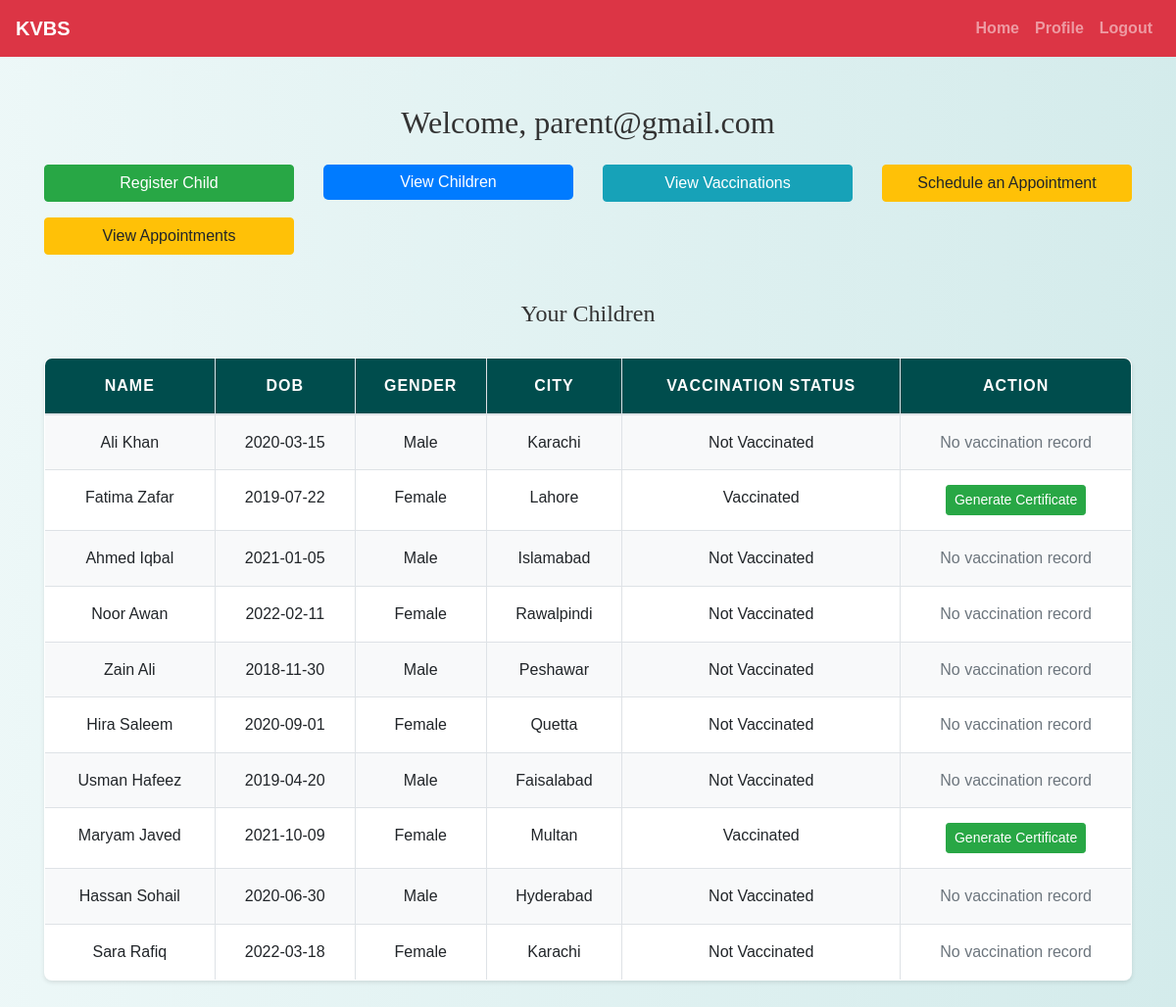
/parent/parent_dashboard.php (signed in), run on the app's committed database.
### tables this page shows
CREATE TABLE `children` (
  `child_id` int(11) NOT NULL,
  `parent_id` int(11) NOT NULL,
  `first_name` varchar(100) NOT NULL,
  `last_name` varchar(100) NOT NULL,
  `date_of_birth` date NOT NULL,
  `gender` enum('Male','Female','Other') NOT NULL,
  `address` varchar(255) NOT NULL,
  `city` varchar(100) NOT NULL,
  `province` varchar(100) NOT NULL,
  `postal_code` varchar(20) NOT NULL,
  `special_notes` text DEFAULT NULL,
  `created_at` timestamp NOT NULL DEFAULT current_timestamp(),
  `updated_at` timestamp NOT NULL DEFAULT current_timestamp() ON UPDATE current_timestamp()
);

### parent/parent_dashboard.php (the view, shortened to what this page needs)
<?php
include('config.php');
$user_id = $_SESSION["id"];
$email = htmlspecialchars($_SESSION["email"]);
$children = mysqli_query($conn, "SELECT * FROM children WHERE parent_id = $user_id ORDER BY created_at DESC");
$vaccinated_children = [];
if (mysqli_num_rows($children) > 0) {
    $child_ids = [];
    while ($child = mysqli_fetch_assoc($children)) {
        $child_ids[] = $child['child_id'];
    }
    $ids_str = implode(',', array_map('intval', $child_ids));
    $vacc_query = mysqli_query($conn, "SELECT DISTINCT kid_id FROM vaccination_records WHERE kid_id IN ($ids_str)");
    while ($row = mysqli_fetch_assoc($vacc_query)) {
        $vaccinated_children[$row['kid_id']] = true;
    }
    mysqli_data_seek($children, 0);
}
?>
<!DOCTYPE html>
<html lang="en">
<head>
    <link rel="stylesheet" href="https://maxcdn.bootstrapcdn.com/bootstrap/4.5.2/css/bootstrap.min.css" />
    <link rel="stylesheet" href="../css/style.css" />
</head>
<body>
<?php include('navbar.php'); ?>
<div class="container mt-5 mb-5">
    <h2 class="mb-4">Welcome, <?= $email ?></h2>
    <div class="row mb-4">
        <div class="col-md-3 mb-3">
            <a href="register_child.php" class="btn btn-success btn-block">Register Child</a>
        </div>
        <div class="col-md-3 mb-3">
            <a href="view_children.php" class="btn btn-primary btn-block">View Children</a>
        </div>
        <div class="col-md-3 mb-3">
            <a href="view_vaccinations.php" class="btn btn-info btn-block">View Vaccinations</a>
        </div>
        <div class="col-md-3 mb-3">
            <a href="add_appointment.php" class="btn btn-warning btn-block">Schedule an Appointment</a>
        </div>
        <div class="col-md-3 mb-3">
            <a href="view_appointments.php" class="btn btn-warning btn-block">View Appointments</a>
        </div>
    </div>
    <h4>Your Children</h4>
    <?php if (mysqli_num_rows($children) > 0): ?>
        <table class="table table-bordered">
            <thead>
                <tr>
                    <th>Name</th>
                    <th>DOB</th>
                    <th>Gender</th>
                    <th>City</th>
                    <th>Vaccination Status</th>
                    <th>Action</th>
                </tr>
            </thead>
            <tbody>
                <?php while ($child = mysqli_fetch_assoc($children)): ?>
                    <tr>
                        <td><?= htmlspecialchars($child['first_name'] . ' ' . $child['last_name']) ?></td>
                        <td><?= htmlspecialchars($child['date_of_birth']) ?></td>
                        <td><?= htmlspecialchars($child['gender']) ?></td>
                        <td><?= htmlspecialchars($child['city']) ?></td>
                        <td>
                            <?= isset($vaccinated_children[$child['child_id']]) ? 'Vaccinated' : 'Not Vaccinated' ?>
                        </td>
                        <td>
    <?php if (isset($vaccinated_children[$child['child_id']])): ?>
        <a href="generate_certificate.php?kid_id=<?= $child['child_id'] ?>" class="btn btn-success btn-sm">Generate Certificate</a>
    <?php else: ?>
        <span class="text-muted">No vaccination record</span>
    <?php endif; ?>
</td>
                    </tr>
                <?php endwhile; ?>
            </tbody>
        </table>
    <?php else: ?>
        <p>You have not registered any children yet.</p>
    <?php endif; ?>
</div>
</body>
</html>

### css/style.css (style rules this page uses)
body { background: linear-gradient(90deg, rgba(233, 246, 246, 0.831), rgba(207, 233, 233, 0.9)); font-family: 'Arial', sans-serif; color: #333; line-height: 1.6; }
h1, h2, h3, h4 { text-align: center; margin-top: 30px; margin-bottom: 30px; font-family: 'Georgia', serif; }
.container { margin-bottom: 40px; }
.table { width: 100%; border-collapse: collapse; margin-top: 20px; font-size: 16px; background-color: #ffffff; border-radius: 8px; overflow: hidden; box-shadow: 0 2px 4px rgba(0, 0, 0, 0.1); }
.table th, .table td { padding: 15px; border: 1px solid #dee2e6; text-align: center; }
.table thead th { background-color: #004d4d; color: white; font-weight: bold; text-transform: uppercase; letter-spacing: 1px; }
.table tbody tr:nth-child(odd) { background-color: #f8f9fa; }
.btn-primary { color: #fff; border: none; border-radius: 5px; cursor: pointer; transition: background-color 0.3s ease; }
a { color: #006666; text-decoration: none; font-weight: bold; }

### data on the page
children: first_name+last_name "Ali Khan", date_of_birth "2020-03-15", gender "Male", city "Karachi", shows "Not Vaccinated", shows "No vaccination record"
children: first_name+last_name "Fatima Zafar", date_of_birth "2019-07-22", gender "Female", city "Lahore", shows "Vaccinated"
children: first_name+last_name "Ahmed Iqbal", date_of_birth "2021-01-05", gender "Male", city "Islamabad", shows "Not Vaccinated", shows "No vaccination record"
children: first_name+last_name "Noor Awan", date_of_birth "2022-02-11", gender "Female", city "Rawalpindi", shows "Not Vaccinated", shows "No vaccination record"
children: first_name+last_name "Zain Ali", date_of_birth "2018-11-30", gender "Male", city "Peshawar", shows "Not Vaccinated", shows "No vaccination record"
children: first_name+last_name "Hira Saleem", date_of_birth "2020-09-01", gender "Female", city "Quetta", shows "Not Vaccinated", shows "No vaccination record"
children: first_name+last_name "Usman Hafeez", date_of_birth "2019-04-20", gender "Male", city "Faisalabad", shows "Not Vaccinated", shows "No vaccination record"
children: first_name+last_name "Maryam Javed", date_of_birth "2021-10-09", gender "Female", city "Multan", shows "Vaccinated"
children: first_name+last_name "Hassan Sohail", date_of_birth "2020-06-30", gender "Male", city "Hyderabad", shows "Not Vaccinated", shows "No vaccination record"
children: first_name+last_name "Sara Rafiq", date_of_birth "2022-03-18", gender "Female", city "Karachi", shows "Not Vaccinated", shows "No vaccination record"

### other printed values
$email "parent@gmail.com"
